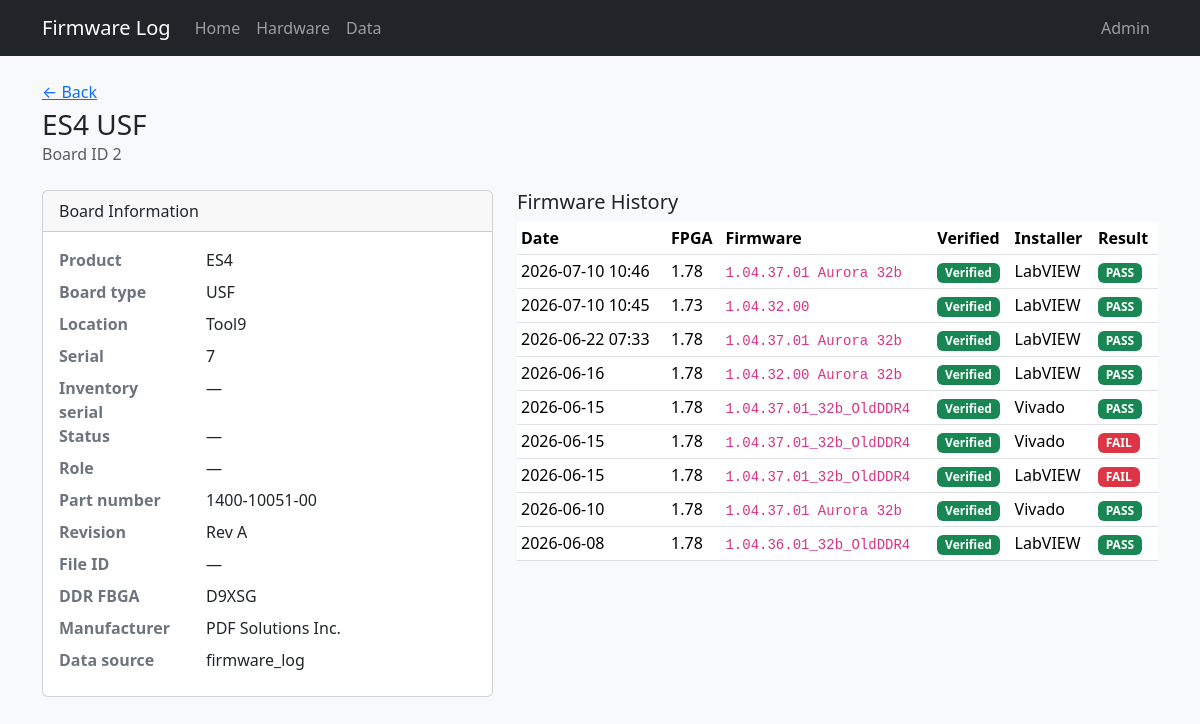
/board/2, run on an earlier commit of the app's database.
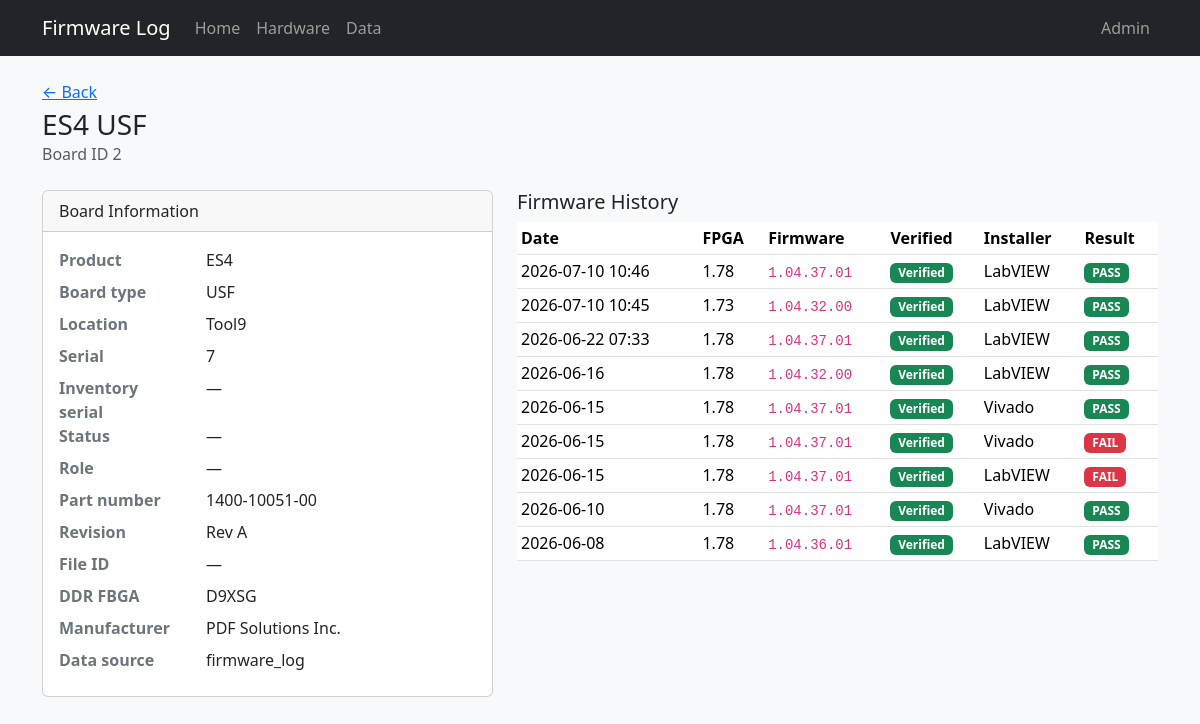
And on a later commit of the database.
### tables this page shows
CREATE TABLE "firmware_history" (
                event_id    INTEGER PRIMARY KEY AUTOINCREMENT,
                board_id    INTEGER NOT NULL REFERENCES boards (board_id),
                event_date  TEXT NOT NULL,
                event_time  TEXT,
                fpga        TEXT,
                firmware    TEXT NOT NULL,
                installer   TEXT,
                result      TEXT
            );

### app.py (the view)
@app.route("/board/<int:board_id>")
def board_detail(board_id):
    board = db.get_board(board_id)
    if not board:
        flash("Board not found.", "danger")
        return redirect(url_for("index"))
    return render_template(
        "board_detail.html",
        board=board,
        firmware_verified=db.firmware_verified_label(board),
        history=db.board_history(board_id),
        events=db.board_events(board_id),
    )

### db.py (called while the page is built)
def is_firmware_verified(board) -> bool:
    if not board:
        return False
    if board.get("board_id") in VERIFIED_BOARD_IDS:
        return True
    if board.get("data_source") == "firmware_log":
        return True
    if board.get("tool") == "Tool13" and board.get("product_name") == "BAP":
        return True
    return False

def firmware_verified_label(board) -> str:
    return "verified" if is_firmware_verified(board) else "unverified"

def dict_row(cursor, row):
    return {col[0]: row[i] for i, col in enumerate(cursor.description)}

@contextmanager
def get_db():
    conn = sqlite3.connect(DATABASE)
    conn.row_factory = dict_row
    try:
        yield conn
    finally:
        conn.close()

def fetch_all(query, params=()):
    with get_db() as conn:
        return conn.execute(query, params).fetchall()

def fetch_one(query, params=()):
    with get_db() as conn:
        return conn.execute(query, params).fetchone()

def get_board(board_id):
    return fetch_one("SELECT * FROM boards WHERE board_id = ?", (board_id,))

### templates/board_detail.html (shortened to what this page needs)
{% extends "base.html" %}
{% from "macros.html" import result_badge, verified_badge %}
{% block content %}
<div class="d-flex flex-wrap justify-content-between align-items-start gap-2 mb-4">
  <div>
    <p class="text-muted mb-1"><a href="{{ url_for('index') }}">&larr; Back</a></p>
    <h1 class="h3 mb-0">{{ board.product_name }} {{ board.board_name }}</h1>
    <p class="text-muted mb-0">Board ID {{ board.board_id }}</p>
  </div>
</div>
<div class="row g-4">
  <div class="col-md-5">
    <div class="card">
      <div class="card-header">Board Information</div>
      <dl class="card-body mb-0 row">
        <dt class="col-sm-4">Product</dt><dd class="col-sm-8">{{ board.product_name }}</dd>
        <dt class="col-sm-4">Board type</dt><dd class="col-sm-8">{{ board.board_name }}</dd>
        <dt class="col-sm-4">Location</dt><dd class="col-sm-8">{{ board.tool or '—' }}</dd>
        <dt class="col-sm-4">Serial</dt><dd class="col-sm-8">{{ board.serial }}</dd>
        <dt class="col-sm-4">Inventory serial</dt><dd class="col-sm-8">{{ board.inventory_serial or '—' }}</dd>
        <dt class="col-sm-4">Status</dt><dd class="col-sm-8">{{ board.status or '—' }}</dd>
        <dt class="col-sm-4">Role</dt><dd class="col-sm-8">{{ board.role or '—' }}</dd>
        <dt class="col-sm-4">Part number</dt><dd class="col-sm-8">{{ board.part_number or '—' }}</dd>
        <dt class="col-sm-4">Revision</dt><dd class="col-sm-8">{{ board.revision or '—' }}</dd>
        <dt class="col-sm-4">File ID</dt><dd class="col-sm-8">{{ board.file_id or '—' }}</dd>
        <dt class="col-sm-4">DDR FBGA</dt><dd class="col-sm-8">{{ board.ddr_fbga or '—' }}</dd>
        <dt class="col-sm-4">Manufacturer</dt><dd class="col-sm-8">{{ board.manufacturer }}</dd>
        {% if board.data_source %}
        <dt class="col-sm-4">Data source</dt><dd class="col-sm-8">{{ board.data_source }}</dd>
        {% endif %}
      </dl>
    </div>
  </div>
  <div class="col-md-7">
    <h2 class="h5">Firmware History</h2>
    <div class="table-responsive">
      <table class="table table-sm table-hover align-middle">
        <thead>
          <tr>
            <th>Date</th>
            <th>FPGA</th>
            <th class="col-firmware">Firmware</th>
            <th class="col-verified">Verified</th>
            <th>Installer</th>
            <th>Result</th>
          </tr>
        </thead>
        <tbody>
          {% for row in history %}
          <tr>
            <td>{{ row.event_date }}{% if row.event_time %} {{ row.event_time }}{% endif %}</td>
            <td>{{ row.fpga or '—' }}</td>
            <td class="col-firmware"><code>{{ row.firmware }}</code></td>
            <td class="col-verified">{{ verified_badge(firmware_verified) }}</td>
            <td>{{ row.installer or '—' }}</td>
            <td>{{ result_badge(row.result) }}</td>
          </tr>
          {% else %}
          <tr><td colspan="7" class="text-muted">No firmware history for this board.</td></tr>
          {% endfor %}
        </tbody>
      </table>
    </div>
  </div>
</div>
{% endblock %}

### templates/macros.html (shortened to what this page needs)
{% macro result_badge(result) -%}
  {% if result %}
    {% set r = result|upper %}
    {% if r == 'PASS' %}
      <span class="badge text-bg-success">PASS</span>
    {% elif r == 'FAIL' %}
      <span class="badge text-bg-danger">FAIL</span>
    {% else %}
      <span class="badge text-bg-secondary">{{ result }}</span>
    {% endif %}
  {% else %}
    <span class="text-muted">—</span>
  {% endif %}
{%- endmacro %}
{% macro verified_badge(status) -%}
  {% if status == 'verified' %}
    <span class="badge text-bg-success">Verified</span>
  {% elif status == 'unverified' %}
    <span class="badge text-bg-warning text-dark">Unverified</span>
  {% else %}
    <span class="text-muted">—</span>
  {% endif %}
{%- endmacro %}

What changed in the data, as far as the page shows it:
changed firmware_history (number 1 of 9 on the later page): firmware "1.04.37.01 Aurora 32b" → "1.04.37.01"
changed firmware_history (number 3 of 9 on the later page): firmware "1.04.37.01 Aurora 32b" → "1.04.37.01"
changed firmware_history (number 4 of 9 on the later page): firmware "1.04.32.00 Aurora 32b" → "1.04.32.00"
changed firmware_history (number 5 of 9 on the later page): firmware "1.04.37.01_32b_OldDDR4" → "1.04.37.01"
changed firmware_history (number 6 of 9 on the later page): firmware "1.04.37.01_32b_OldDDR4" → "1.04.37.01"
changed firmware_history (number 7 of 9 on the later page): firmware "1.04.37.01_32b_OldDDR4" → "1.04.37.01"
changed firmware_history (number 8 of 9 on the later page): firmware "1.04.37.01 Aurora 32b" → "1.04.37.01"
changed firmware_history (number 9 of 9 on the later page): firmware "1.04.36.01_32b_OldDDR4" → "1.04.36.01"
